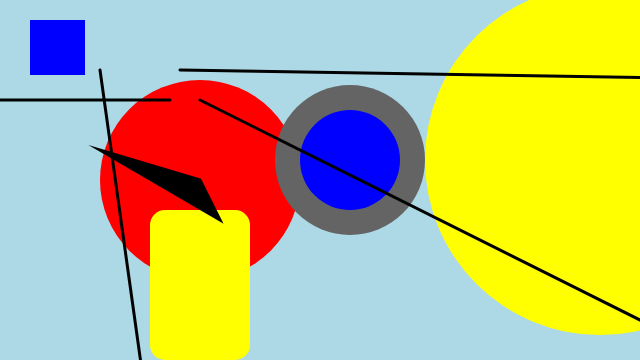
Frame 1 (no input)
Frame 60 (no input): identical to frame 1, image omitted
Frame 120 (the mouse pressed at the canvas centre since frame 60): identical to frame 1, image omitted

The p5.js sketch that drew this single still picture (run headless with seeded random() and noise() and a simulated clock; from frame 60 on, the mouse is pressed at the canvas centre):

// p5.js sketch
// ── sketch.js
function setup(){
	createCanvas(640, 360);

}

function draw(){
	background("lightblue");

	// shapes with xy coordinate + size
	
    fill("red");
     stroke('black');
     noStroke()

	// face area
	ellipse(200, 180, 200);//face 
    
    //iner eyes
    fill(100)
    noStroke() 
    ellipse(350, 160, 150)
    ellipseMode(CENTER);
    
    //outer eyes
    fill('blue')
	ellipse(350, 160, 100);//right eye
	fill('yellow')
	ellipse(600, 160, 350);//left eye 

    //mouth
    fill('yellow')
    noStroke()
	rect(150, 210, 100, 150, 15);


	//shapes that are only xy points
	
	//hair
	stroke('black')
	strokeWeight(3)

	line(100, 70, 160, 500);
	line(200, 100, 1000, 500);
	line(170, 100, 0, 100);
	line(180, 70, 2000, 100);

    //nose
    fill('black')
	triangle(200, 180, 100, 150, 220, 220);

	//anything
	fill('blue') 
	noStroke()
	square(30, 20, 55);
}
